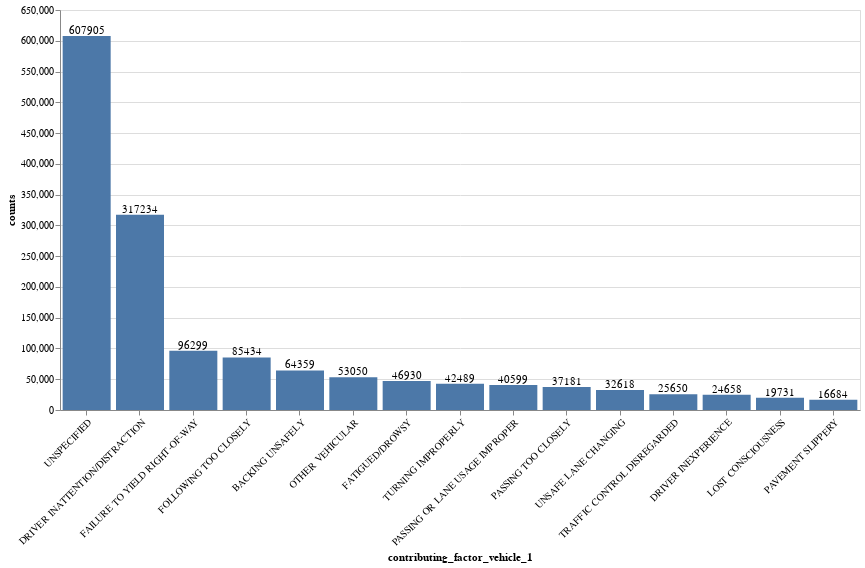

Here is the notebook cell this chart was saved with:
### Markdown cell above
### Top Contributing Factors and Vehicle Types

### Code cell
source = data_df.groupby('contributing_factor_vehicle_1').size().sort_values(ascending=False).to_frame('counts').reset_index().nlargest(15, 'counts')

bars = alt.Chart().mark_bar().encode(
    x=alt.X('contributing_factor_vehicle_1:N', sort='-y', axis=alt.Axis(labelAngle=-45)),
    y=alt.Y('counts:Q'),
    #color='borough'
)

texts = bars.mark_text(
    align='center',
    baseline='bottom',
).encode(
    text='counts:Q'
)

alt.layer(bars, texts, data=source).properties(
    width=800,
    height=400
)

### Figure 1 — Vega-Lite specification as saved in the notebook (floating-point values rounded to 4 significant figures)
{"config": {"view": {"continuousWidth": 400, "continuousHeight": 300}}, "layer": [{"mark": "bar", "encoding": {"x": {"type": "nominal", "axis": {"labelAngle": -45}, "field": "contributing_factor_vehicle_1", "sort": "-y"}, "y": {"type": "quantitative", "field": "counts"}}}, {"mark": {"type": "text", "align": "center", "baseline": "bottom"}, "encoding": {"text": {"type": "quantitative", "field": "counts"}, "x": {"type": "nominal", "axis": {"labelAngle": -45}, "field": "contributing_factor_vehicle_1", "sort": "-y"}, "y": {"type": "quantitative", "field": "counts"}}}], "data": {"name": "data-76cec8f1fe67093c998523296cfe110c"}, "height": 400, "width": 800, "$schema": "https://vega.github.io/schema/vega-lite/v4.8.1.json", "datasets": {"data-76cec8f1fe67093c998523296cfe110c": [{"contributing_factor_vehicle_1": "UNSPECIFIED", "counts": 607905}, {"contributing_factor_vehicle_1": "DRIVER INATTENTION/DISTRACTION", "counts": 317234}, {"contributing_factor_vehicle_1": "FAILURE TO YIELD RIGHT-OF-WAY", "counts": 96299}, {"contributing_factor_vehicle_1": "FOLLOWING TOO CLOSELY", "counts": 85434}, {"contributing_factor_vehicle_1": "BACKING UNSAFELY", "counts": 64359}, {"contributing_factor_vehicle_1": "OTHER VEHICULAR", "counts": 53050}, {"contributing_factor_vehicle_1": "FATIGUED/DROWSY", "counts": 46930}, {"contributing_factor_vehicle_1": "TURNING IMPROPERLY", "counts": 42489}, {"contributing_factor_vehicle_1": "PASSING OR LANE USAGE IMPROPER", "counts": 40599}, {"contributing_factor_vehicle_1": "PASSING TOO CLOSELY", "counts": 37181}, {"contributing_factor_vehicle_1": "UNSAFE LANE CHANGING", "counts": 32618}, {"contributing_factor_vehicle_1": "TRAFFIC CONTROL DISREGARDED", "counts": 25650}, {"contributing_factor_vehicle_1": "DRIVER INEXPERIENCE", "counts": 24658}, {"contributing_factor_vehicle_1": "LOST CONSCIOUSNESS", "counts": 19731}, {"contributing_factor_vehicle_1": "PAVEMENT SLIPPERY", "counts": 16684}]}}
